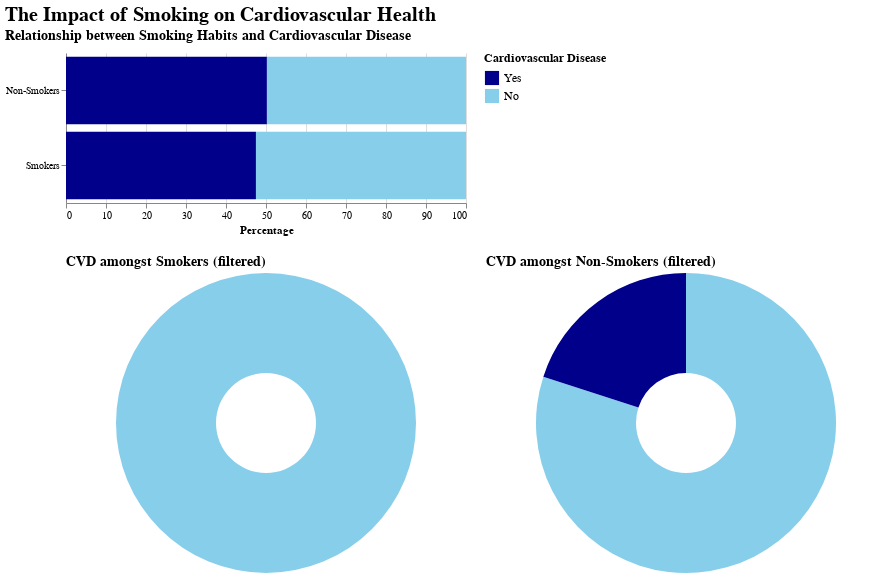

Notebook cell for this chart:
### Markdown cell above
## Step 3: Create interactive view

For interactions:
- Click on legend symbol to change view, then click on empty space right below legend to reset view
- Click on bar graph/donut chart to change view, then click on empty space right beside donut chart to reset view

### Code cell
# Define selection
chart_selection_smoke = alt.selection_multi(fields=['cardio'], name="chartSelection", on='click', bind='legend')

# Update bar chart
bar_smoke = bar_smoke.add_selection(
    chart_selection_smoke
).encode(
    opacity=alt.condition(chart_selection_smoke, alt.value(1), alt.value(0.2)),
    color=alt.Color('cardio:N', scale=color_scale, legend=alt.Legend(symbolSize=200, title="Cardiovascular Disease", titleFontSize=12, labelFontSize=12))
)

# Update donut charts
smoker_chart = smoker_chart.add_selection(
    chart_selection_smoke
).encode(
    opacity=alt.condition(chart_selection_smoke, alt.value(1), alt.value(0.2)),
    color=alt.Color('cardio:N', scale=color_scale, legend=None)
)

non_smoker_chart = non_smoker_chart.add_selection(
    chart_selection_smoke
).encode(
    opacity=alt.condition(chart_selection_smoke, alt.value(1), alt.value(0.2)),
    color=alt.Color('cardio:N', scale=color_scale, legend=None)
)

# Combine donut charts
combined_smoke = alt.hconcat(smoker_chart, non_smoker_chart).resolve_scale(
    color='independent'
)

# Combine all charts
final_chart_smoke = alt.vconcat(
    bar_smoke,
    combined_smoke,
    title="The Impact of Smoking on Cardiovascular Health"
).resolve_scale(color='independent').configure_title(
    fontSize=20,
    anchor='start',
    color='black'
).configure_view(
    stroke=None
)

final_chart_smoke

### Figure 1 — Vega-Lite specification as saved in the notebook (floating-point values rounded to 4 significant figures)
{"config": {"view": {"continuousWidth": 400, "continuousHeight": 300, "stroke": null}, "title": {"anchor": "start", "color": "black", "fontSize": 20}}, "vconcat": [{"data": {"name": "data-77dc9048d9a1560fdac938d969b1d5c6"}, "mark": "bar", "encoding": {"color": {"field": "cardio", "legend": {"labelFontSize": 12, "symbolSize": 200, "title": "Cardiovascular Disease", "titleFontSize": 12}, "scale": {"domain": ["Yes", "No"], "range": ["darkblue", "skyblue"]}, "type": "nominal"}, "opacity": {"condition": {"value": 1, "selection": "chartSelection"}, "value": 0.2}, "tooltip": [{"field": "counts", "format": ",", "title": "Number of Individuals", "type": "quantitative"}, {"field": "percentage", "format": ".1f", "title": "Percentage", "type": "quantitative"}], "x": {"field": "percentage", "title": "Percentage", "type": "quantitative"}, "y": {"field": "summary", "sort": ["Non-Smokers", "Smokers"], "title": null, "type": "nominal"}}, "height": 150, "selection": {"chartSelection": {"type": "multi", "fields": ["cardio"], "on": "click", "bind": "legend"}}, "title": {"text": "Relationship between Smoking Habits and Cardiovascular Disease", "anchor": "start", "fontSize": 14, "offset": 10, "orient": "top"}, "width": 400}, {"hconcat": [{"mark": {"type": "arc", "innerRadius": 50}, "encoding": {"color": {"field": "cardio", "legend": null, "scale": {"domain": ["Yes", "No"], "range": ["darkblue", "skyblue"]}, "type": "nominal"}, "opacity": {"condition": {"value": 1, "selection": "chartSelection"}, "value": 0.2}, "theta": {"field": "percentage", "stack": true, "type": "quantitative"}, "tooltip": [{"field": "counts", "title": "Number of Individuals", "type": "nominal"}, {"field": "percentage", "format": ".1%", "title": "Percentage", "type": "quantitative"}, {"field": "cardio", "title": "CVD Status", "type": "nominal"}]}, "selection": {"Gender": {"type": "single", "fields": ["gender"], "bind": {"input": "radio", "options": ["Female", "Male"], "name": "Gender: "}, "init": {"gender": "Female"}}, "Age Group": {"type": "single", "fields": ["age_group"], "bind": {"input": "select", "options": ["30-40", "41-50", "51-60", "61-70"], "name": "Age Group: "}, "init": {"age_group": "30-40"}}, "BMI Category": {"type": "single", "fields": ["BMI"], "bind": {"input": "select", "options": ["Underweight", "Normal", "Overweight", "Obese"], "name": "BMI Category: "}, "init": {"BMI": "Underweight"}}, "chartSelection": {"type": "multi", "fields": ["cardio"], "on": "click", "bind": "legend"}}, "title": {"text": "CVD amongst Smokers (filtered)", "fontSize": 14}, "transform": [{"filter": {"selection": "Gender"}}, {"filter": {"selection": "Age Group"}}, {"filter": {"selection": "BMI Category"}}, {"filter": "(datum.smoke === 1)"}]}, {"mark": {"type": "arc", "innerRadius": 50}, "encoding": {"color": {"field": "cardio", "legend": null, "scale": {"domain": ["Yes", "No"], "range": ["darkblue", "skyblue"]}, "type": "nominal"}, "opacity": {"condition": {"value": 1, "selection": "chartSelection"}, "value": 0.2}, "theta": {"field": "percentage", "stack": true, "type": "quantitative"}, "tooltip": [{"field": "counts", "title": "Number of Individuals", "type": "nominal"}, {"field": "percentage", "format": ".1%", "title": "Percentage", "type": "quantitative"}, {"field": "cardio", "title": "CVD Status", "type": "nominal"}]}, "selection": {"Gender": {"type": "single", "fields": ["gender"], "bind": {"input": "radio", "options": ["Female", "Male"], "name": "Gender: "}, "init": {"gender": "Female"}}, "Age Group": {"type": "single", "fields": ["age_group"], "bind": {"input": "select", "options": ["30-40", "41-50", "51-60", "61-70"], "name": "Age Group: "}, "init": {"age_group": "30-40"}}, "BMI Category": {"type": "single", "fields": ["BMI"], "bind": {"input": "select", "options": ["Underweight", "Normal", "Overweight", "Obese"], "name": "BMI Category: "}, "init": {"BMI": "Underweight"}}, "chartSelection": {"type": "multi", "fields": ["cardio"], "on": "click", "bind": "legend"}}, "title": {"text": "CVD amongst Non-Smokers (filtered)", "fontSize": 14}, "transform": [{"filter": {"selection": "Gender"}}, {"filter": {"selection": "Age Group"}}, {"filter": {"selection": "BMI Category"}}, {"filter": "(datum.smoke === 0)"}]}], "data": {"name": "data-7e81a1bce5d6f68d8f6893ad3efc6750"}, "resolve": {"scale": {"color": "independent"}}}], "resolve": {"scale": {"color": "independent"}}, "title": "The Impact of Smoking on Cardiovascular Health", "$schema": "https://vega.github.io/schema/vega-lite/v4.17.0.json", "datasets": {"data-77dc9048d9a1560fdac938d969b1d5c6": [{"smoke": 0, "cardio": "No", "counts": 31781, "percentage": 49.79, "summary": "Non-Smokers"}, {"smoke": 0, "cardio": "Yes", "counts": 32050, "percentage": 50.21, "summary": "Non-Smokers"}, {"smoke": 1, "cardio": "No", "counts": 3240, "percentage": 52.52, "summary": "Smokers"}, {"smoke": 1, "cardio": "Yes", "counts": 2929, "percentage": 47.48, "summary": "Smokers"}], "data-7e81a1bce5d6f68d8f6893ad3efc6750": [{"gender": "Female", "cardio": "No", "age_group": "30-40", "BMI": "Normal", "smoke": 0, "counts": 99, "percentage": 0.8684}, {"gender": "Female", "cardio": "No", "age_group": "30-40", "BMI": "Normal", "smoke": 1, "counts": 0, "percentage": null}, {"gender": "Female", "cardio": "No", "age_group": "30-40", "BMI": "Obese", "smoke": 0, "counts": 6, "percentage": 0.75}, {"gender": "Female", "cardio": "No", "age_group": "30-40", "BMI": "Obese", "smoke": 1, "counts": 0, "percentage": null}, {"gender": "Female", "cardio": "No", "age_group": "30-40", "BMI": "Overweight", "smoke": 0, "counts": 109, "percentage": 0.6987}, {"gender": "Female", "cardio": "No", "age_group": "30-40", "BMI": "Overweight", "smoke": 1, "counts": 5, "percentage": 1.0}, {"gender": "Female", "cardio": "No", "age_group": "30-40", "BMI": "Underweight", "smoke": 0, "counts": 4, "percentage": 0.8}, {"gender": "Female", "cardio": "No", "age_group": "30-40", "BMI": "Underweight", "smoke": 1, "counts": 1, "percentage": 1.0}, {"gender": "Female", "cardio": "No", "age_group": "41-50", "BMI": "Normal", "smoke": 0, "counts": 3345, "percentage": 0.7399}, {"gender": "Female", "cardio": "No", "age_group": "41-50", "BMI": "Normal", "smoke": 1, "counts": 73, "percentage": 0.7849}, {"gender": "Female", "cardio": "No", "age_group": "41-50", "BMI": "Obese", "smoke": 0, "counts": 136, "percentage": 0.4277}, {"gender": "Female", "cardio": "No", "age_group": "41-50", "BMI": "Obese", "smoke": 1, "counts": 3, "percentage": 0.2308}, {"gender": "Female", "cardio": "No", "age_group": "41-50", "BMI": "Overweight", "smoke": 0, "counts": 3565, "percentage": 0.5867}, {"gender": "Female", "cardio": "No", "age_group": "41-50", "BMI": "Overweight", "smoke": 1, "counts": 84, "percentage": 0.5714}, {"gender": "Female", "cardio": "No", "age_group": "41-50", "BMI": "Underweight", "smoke": 0, "counts": 140, "percentage": 0.875}, {"gender": "Female", "cardio": "No", "age_group": "41-50", "BMI": "Underweight", "smoke": 1, "counts": 5, "percentage": 0.8333}, {"gender": "Female", "cardio": "No", "age_group": "51-60", "BMI": "Normal", "smoke": 0, "counts": 4715, "percentage": 0.5941}, {"gender": "Female", "cardio": "No", "age_group": "51-60", "BMI": "Normal", "smoke": 1, "counts": 78, "percentage": 0.7647}, {"gender": "Female", "cardio": "No", "age_group": "51-60", "BMI": "Obese", "smoke": 0, "counts": 252, "percentage": 0.2996}, {"gender": "Female", "cardio": "No", "age_group": "51-60", "BMI": "Obese", "smoke": 1, "counts": 9, "percentage": 0.2903}, {"gender": "Female", "cardio": "No", "age_group": "51-60", "BMI": "Overweight", "smoke": 0, "counts": 6695, "percentage": 0.4666}, {"gender": "Female", "cardio": "No", "age_group": "51-60", "BMI": "Overweight", "smoke": 1, "counts": 116, "percentage": 0.428}, {"gender": "Female", "cardio": "No", "age_group": "51-60", "BMI": "Underweight", "smoke": 0, "counts": 114, "percentage": 0.6667}, {"gender": "Female", "cardio": "No", "age_group": "51-60", "BMI": "Underweight", "smoke": 1, "counts": 6, "percentage": 0.8571}, {"gender": "Female", "cardio": "No", "age_group": "61-70", "BMI": "Normal", "smoke": 0, "counts": 1161, "percentage": 0.4009}, {"gender": "Female", "cardio": "No", "age_group": "61-70", "BMI": "Normal", "smoke": 1, "counts": 14, "percentage": 0.3784}, {"gender": "Female", "cardio": "No", "age_group": "61-70", "BMI": "Obese", "smoke": 0, "counts": 103, "percentage": 0.2412}, {"gender": "Female", "cardio": "No", "age_group": "61-70", "BMI": "Obese", "smoke": 1, "counts": 0, "percentage": 0.0}, {"gender": "Female", "cardio": "No", "age_group": "61-70", "BMI": "Overweight", "smoke": 0, "counts": 2006, "percentage": 0.301}, {"gender": "Female", "cardio": "No", "age_group": "61-70", "BMI": "Overweight", "smoke": 1, "counts": 29, "percentage": 0.3118}, {"gender": "Female", "cardio": "No", "age_group": "61-70", "BMI": "Underweight", "smoke": 0, "counts": 39, "percentage": 0.527}, {"gender": "Female", "cardio": "No", "age_group": "61-70", "BMI": "Underweight", "smoke": 1, "counts": 2, "percentage": 0.6667}, {"gender": "Female", "cardio": "Yes", "age_group": "30-40", "BMI": "Normal", "smoke": 0, "counts": 15, "percentage": 0.1316}, {"gender": "Female", "cardio": "Yes", "age_group": "30-40", "BMI": "Normal", "smoke": 1, "counts": 0, "percentage": null}, {"gender": "Female", "cardio": "Yes", "age_group": "30-40", "BMI": "Obese", "smoke": 0, "counts": 2, "percentage": 0.25}, {"gender": "Female", "cardio": "Yes", "age_group": "30-40", "BMI": "Obese", "smoke": 1, "counts": 0, "percentage": null}, {"gender": "Female", "cardio": "Yes", "age_group": "30-40", "BMI": "Overweight", "smoke": 0, "counts": 47, "percentage": 0.3013}, {"gender": "Female", "cardio": "Yes", "age_group": "30-40", "BMI": "Overweight", "smoke": 1, "counts": 0, "percentage": 0.0}, {"gender": "Female", "cardio": "Yes", "age_group": "30-40", "BMI": "Underweight", "smoke": 0, "counts": 1, "percentage": 0.2}, {"gender": "Female", "cardio": "Yes", "age_group": "30-40", "BMI": "Underweight", "smoke": 1, "counts": 0, "percentage": 0.0}, {"gender": "Female", "cardio": "Yes", "age_group": "41-50", "BMI": "Normal", "smoke": 0, "counts": 1176, "percentage": 0.2601}, {"gender": "Female", "cardio": "Yes", "age_group": "41-50", "BMI": "Normal", "smoke": 1, "counts": 20, "percentage": 0.2151}, {"gender": "Female", "cardio": "Yes", "age_group": "41-50", "BMI": "Obese", "smoke": 0, "counts": 182, "percentage": 0.5723}, {"gender": "Female", "cardio": "Yes", "age_group": "41-50", "BMI": "Obese", "smoke": 1, "counts": 10, "percentage": 0.7692}, {"gender": "Female", "cardio": "Yes", "age_group": "41-50", "BMI": "Overweight", "smoke": 0, "counts": 2511, "percentage": 0.4133}, {"gender": "Female", "cardio": "Yes", "age_group": "41-50", "BMI": "Overweight", "smoke": 1, "counts": 63, "percentage": 0.4286}, {"gender": "Female", "cardio": "Yes", "age_group": "41-50", "BMI": "Underweight", "smoke": 0, "counts": 20, "percentage": 0.125}, {"gender": "Female", "cardio": "Yes", "age_group": "41-50", "BMI": "Underweight", "smoke": 1, "counts": 1, "percentage": 0.1667}, {"gender": "Female", "cardio": "Yes", "age_group": "51-60", "BMI": "Normal", "smoke": 0, "counts": 3222, "percentage": 0.4059}, {"gender": "Female", "cardio": "Yes", "age_group": "51-60", "BMI": "Normal", "smoke": 1, "counts": 24, "percentage": 0.2353}, {"gender": "Female", "cardio": "Yes", "age_group": "51-60", "BMI": "Obese", "smoke": 0, "counts": 589, "percentage": 0.7004}, {"gender": "Female", "cardio": "Yes", "age_group": "51-60", "BMI": "Obese", "smoke": 1, "counts": 22, "percentage": 0.7097}, {"gender": "Female", "cardio": "Yes", "age_group": "51-60", "BMI": "Overweight", "smoke": 0, "counts": 7654, "percentage": 0.5334}, {"gender": "Female", "cardio": "Yes", "age_group": "51-60", "BMI": "Overweight", "smoke": 1, "counts": 155, "percentage": 0.572}, {"gender": "Female", "cardio": "Yes", "age_group": "51-60", "BMI": "Underweight", "smoke": 0, "counts": 57, "percentage": 0.3333}, {"gender": "Female", "cardio": "Yes", "age_group": "51-60", "BMI": "Underweight", "smoke": 1, "counts": 1, "percentage": 0.1429}, {"gender": "Female", "cardio": "Yes", "age_group": "61-70", "BMI": "Normal", "smoke": 0, "counts": 1735, "percentage": 0.5991}, {"gender": "Female", "cardio": "Yes", "age_group": "61-70", "BMI": "Normal", "smoke": 1, "counts": 23, "percentage": 0.6216}, {"gender": "Female", "cardio": "Yes", "age_group": "61-70", "BMI": "Obese", "smoke": 0, "counts": 324, "percentage": 0.7588}, {"gender": "Female", "cardio": "Yes", "age_group": "61-70", "BMI": "Obese", "smoke": 1, "counts": 4, "percentage": 1.0}, {"gender": "Female", "cardio": "Yes", "age_group": "61-70", "BMI": "Overweight", "smoke": 0, "counts": 4658, "percentage": 0.699}, {"gender": "Female", "cardio": "Yes", "age_group": "61-70", "BMI": "Overweight", "smoke": 1, "counts": 64, "percentage": 0.6882}, {"gender": "Female", "cardio": "Yes", "age_group": "61-70", "BMI": "Underweight", "smoke": 0, "counts": 35, "percentage": 0.473}, {"gender": "Female", "cardio": "Yes", "age_group": "61-70", "BMI": "Underweight", "smoke": 1, "counts": 1, "percentage": 0.3333}, {"gender": "Male", "cardio": "No", "age_group": "30-40", "BMI": "Normal", "smoke": 0, "counts": 57, "percentage": 0.8382}, {"gender": "Male", "cardio": "No", "age_group": "30-40", "BMI": "Normal", "smoke": 1, "counts": 17, "percentage": 1.0}, {"gender": "Male", "cardio": "No", "age_group": "30-40", "BMI": "Obese", "smoke": 0, "counts": 2, "percentage": 1.0}, {"gender": "Male", "cardio": "No", "age_group": "30-40", "BMI": "Obese", "smoke": 1, "counts": 2, "percentage": 1.0}, {"gender": "Male", "cardio": "No", "age_group": "30-40", "BMI": "Overweight", "smoke": 0, "counts": 44, "percentage": 0.6471}, {"gender": "Male", "cardio": "No", "age_group": "30-40", "BMI": "Overweight", "smoke": 1, "counts": 20, "percentage": 0.8}, {"gender": "Male", "cardio": "No", "age_group": "30-40", "BMI": "Underweight", "smoke": 0, "counts": 3, "percentage": 1.0}, {"gender": "Male", "cardio": "No", "age_group": "30-40", "BMI": "Underweight", "smoke": 1, "counts": 0, "percentage": null}, {"gender": "Male", "cardio": "No", "age_group": "41-50", "BMI": "Normal", "smoke": 0, "counts": 1644, "percentage": 0.7071}, {"gender": "Male", "cardio": "No", "age_group": "41-50", "BMI": "Normal", "smoke": 1, "counts": 517, "percentage": 0.7386}, {"gender": "Male", "cardio": "No", "age_group": "41-50", "BMI": "Obese", "smoke": 0, "counts": 15, "percentage": 0.2679}, {"gender": "Male", "cardio": "No", "age_group": "41-50", "BMI": "Obese", "smoke": 1, "counts": 7, "percentage": 0.35}, {"gender": "Male", "cardio": "No", "age_group": "41-50", "BMI": "Overweight", "smoke": 0, "counts": 1547, "percentage": 0.5372}, {"gender": "Male", "cardio": "No", "age_group": "41-50", "BMI": "Overweight", "smoke": 1, "counts": 535, "percentage": 0.535}, {"gender": "Male", "cardio": "No", "age_group": "41-50", "BMI": "Underweight", "smoke": 0, "counts": 41, "percentage": 0.7736}, {"gender": "Male", "cardio": "No", "age_group": "41-50", "BMI": "Underweight", "smoke": 1, "counts": 17, "percentage": 0.8095}, {"gender": "Male", "cardio": "No", "age_group": "51-60", "BMI": "Normal", "smoke": 0, "counts": 1966, "percentage": 0.5669}, {"gender": "Male", "cardio": "No", "age_group": "51-60", "BMI": "Normal", "smoke": 1, "counts": 573, "percentage": 0.6249}, {"gender": "Male", "cardio": "No", "age_group": "51-60", "BMI": "Obese", "smoke": 0, "counts": 31, "percentage": 0.3039}, {"gender": "Male", "cardio": "No", "age_group": "51-60", "BMI": "Obese", "smoke": 1, "counts": 8, "percentage": 0.3333}, {"gender": "Male", "cardio": "No", "age_group": "51-60", "BMI": "Overweight", "smoke": 0, "counts": 2291, "percentage": 0.418}, {"gender": "Male", "cardio": "No", "age_group": "51-60", "BMI": "Overweight", "smoke": 1, "counts": 721, "percentage": 0.4492}, {"gender": "Male", "cardio": "No", "age_group": "51-60", "BMI": "Underweight", "smoke": 0, "counts": 42, "percentage": 0.6462}, {"gender": "Male", "cardio": "No", "age_group": "51-60", "BMI": "Underweight", "smoke": 1, "counts": 17, "percentage": 0.68}, {"gender": "Male", "cardio": "No", "age_group": "61-70", "BMI": "Normal", "smoke": 0, "counts": 698, "percentage": 0.4233}, {"gender": "Male", "cardio": "No", "age_group": "61-70", "BMI": "Normal", "smoke": 1, "counts": 177, "percentage": 0.4758}, {"gender": "Male", "cardio": "No", "age_group": "61-70", "BMI": "Obese", "smoke": 0, "counts": 16, "percentage": 0.3265}, {"gender": "Male", "cardio": "No", "age_group": "61-70", "BMI": "Obese", "smoke": 1, "counts": 1, "percentage": 0.125}, {"gender": "Male", "cardio": "No", "age_group": "61-70", "BMI": "Overweight", "smoke": 0, "counts": 880, "percentage": 0.3123}, {"gender": "Male", "cardio": "No", "age_group": "61-70", "BMI": "Overweight", "smoke": 1, "counts": 200, "percentage": 0.3268}, {"gender": "Male", "cardio": "No", "age_group": "61-70", "BMI": "Underweight", "smoke": 0, "counts": 15, "percentage": 0.5556}, {"gender": "Male", "cardio": "No", "age_group": "61-70", "BMI": "Underweight", "smoke": 1, "counts": 3, "percentage": 0.375}, {"gender": "Male", "cardio": "Yes", "age_group": "30-40", "BMI": "Normal", "smoke": 0, "counts": 11, "percentage": 0.1618}, {"gender": "Male", "cardio": "Yes", "age_group": "30-40", "BMI": "Normal", "smoke": 1, "counts": 0, "percentage": 0.0}, {"gender": "Male", "cardio": "Yes", "age_group": "30-40", "BMI": "Obese", "smoke": 0, "counts": 0, "percentage": 0.0}, {"gender": "Male", "cardio": "Yes", "age_group": "30-40", "BMI": "Obese", "smoke": 1, "counts": 0, "percentage": 0.0}, {"gender": "Male", "cardio": "Yes", "age_group": "30-40", "BMI": "Overweight", "smoke": 0, "counts": 24, "percentage": 0.3529}, {"gender": "Male", "cardio": "Yes", "age_group": "30-40", "BMI": "Overweight", "smoke": 1, "counts": 5, "percentage": 0.2}, {"gender": "Male", "cardio": "Yes", "age_group": "30-40", "BMI": "Underweight", "smoke": 0, "counts": 0, "percentage": 0.0}, {"gender": "Male", "cardio": "Yes", "age_group": "30-40", "BMI": "Underweight", "smoke": 1, "counts": 0, "percentage": null}, {"gender": "Male", "cardio": "Yes", "age_group": "41-50", "BMI": "Normal", "smoke": 0, "counts": 681, "percentage": 0.2929}, {"gender": "Male", "cardio": "Yes", "age_group": "41-50", "BMI": "Normal", "smoke": 1, "counts": 183, "percentage": 0.2614}, {"gender": "Male", "cardio": "Yes", "age_group": "41-50", "BMI": "Obese", "smoke": 0, "counts": 41, "percentage": 0.7321}, {"gender": "Male", "cardio": "Yes", "age_group": "41-50", "BMI": "Obese", "smoke": 1, "counts": 13, "percentage": 0.65}, {"gender": "Male", "cardio": "Yes", "age_group": "41-50", "BMI": "Overweight", "smoke": 0, "counts": 1333, "percentage": 0.4628}, {"gender": "Male", "cardio": "Yes", "age_group": "41-50", "BMI": "Overweight", "smoke": 1, "counts": 465, "percentage": 0.465}, {"gender": "Male", "cardio": "Yes", "age_group": "41-50", "BMI": "Underweight", "smoke": 0, "counts": 12, "percentage": 0.2264}, {"gender": "Male", "cardio": "Yes", "age_group": "41-50", "BMI": "Underweight", "smoke": 1, "counts": 4, "percentage": 0.1905}, {"gender": "Male", "cardio": "Yes", "age_group": "51-60", "BMI": "Normal", "smoke": 0, "counts": 1502, "percentage": 0.4331}, {"gender": "Male", "cardio": "Yes", "age_group": "51-60", "BMI": "Normal", "smoke": 1, "counts": 344, "percentage": 0.3751}, {"gender": "Male", "cardio": "Yes", "age_group": "51-60", "BMI": "Obese", "smoke": 0, "counts": 71, "percentage": 0.6961}, {"gender": "Male", "cardio": "Yes", "age_group": "51-60", "BMI": "Obese", "smoke": 1, "counts": 16, "percentage": 0.6667}, {"gender": "Male", "cardio": "Yes", "age_group": "51-60", "BMI": "Overweight", "smoke": 0, "counts": 3190, "percentage": 0.582}, {"gender": "Male", "cardio": "Yes", "age_group": "51-60", "BMI": "Overweight", "smoke": 1, "counts": 884, "percentage": 0.5508}, {"gender": "Male", "cardio": "Yes", "age_group": "51-60", "BMI": "Underweight", "smoke": 0, "counts": 23, "percentage": 0.3538}, {"gender": "Male", "cardio": "Yes", "age_group": "51-60", "BMI": "Underweight", "smoke": 1, "counts": 8, "percentage": 0.32}, {"gender": "Male", "cardio": "Yes", "age_group": "61-70", "BMI": "Normal", "smoke": 0, "counts": 951, "percentage": 0.5767}, {"gender": "Male", "cardio": "Yes", "age_group": "61-70", "BMI": "Normal", "smoke": 1, "counts": 195, "percentage": 0.5242}, {"gender": "Male", "cardio": "Yes", "age_group": "61-70", "BMI": "Obese", "smoke": 0, "counts": 33, "percentage": 0.6735}, {"gender": "Male", "cardio": "Yes", "age_group": "61-70", "BMI": "Obese", "smoke": 1, "counts": 7, "percentage": 0.875}, {"gender": "Male", "cardio": "Yes", "age_group": "61-70", "BMI": "Overweight", "smoke": 0, "counts": 1938, "percentage": 0.6877}, {"gender": "Male", "cardio": "Yes", "age_group": "61-70", "BMI": "Overweight", "smoke": 1, "counts": 412, "percentage": 0.6732}, {"gender": "Male", "cardio": "Yes", "age_group": "61-70", "BMI": "Underweight", "smoke": 0, "counts": 12, "percentage": 0.4444}, {"gender": "Male", "cardio": "Yes", "age_group": "61-70", "BMI": "Underweight", "smoke": 1, "counts": 5, "percentage": 0.625}]}}
